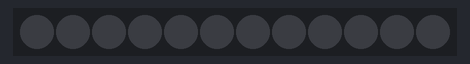
This program was run on a simulated Arduino Mega 2560, built with avr-gcc and run on an emulated ATmega2560. Shown: 12 RGB LEDs in strip order, left to right.

Above: at 0.1 s.
At 1.35 s:
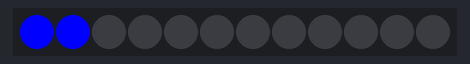
At 2.66 s:
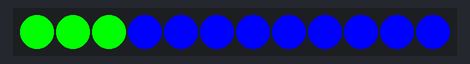
At 5.27 s:
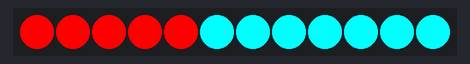
At 7.78 s:
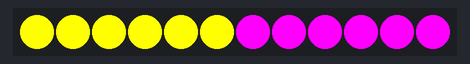
At 10.39 s:
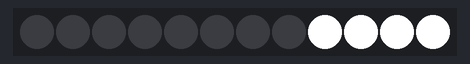

The program:

main.cpp
```cpp
#include <Arduino.h>
#include <MeAuriga.h>

MeRGBLed rgbled_0(0, 12);

void setup()
{
  // See line 130 of ../lib/Makeblock-Libraries-3.26/examples/Firmware_for_Auriga/Firmware_for_Auriga.ino
  // #define RGBLED_PORT                          44
  // RGBLED is on pin 44
  rgbled_0.setpin(44);

  // Turn off all LEDs
  rgbled_0.setColor(0, 0, 0, 0);
  rgbled_0.show();
}

void loop()
{
  for (int r = 0; r < 256; r = r + 255)
  {
    for (int g = 0; g < 256; g = g + 255)
    {
      for (int b = 0; b < 256; b = b + 255)
      {
        for (int i = 1; i < 13; i++)
        {
          rgbled_0.setColor(i, r, g, b);
          rgbled_0.show();
          delay(100);
        }
      }
    }
  }
}
```

Measured:
- by itself, everything shown: repeats every 9.6 s, in 96 steps
